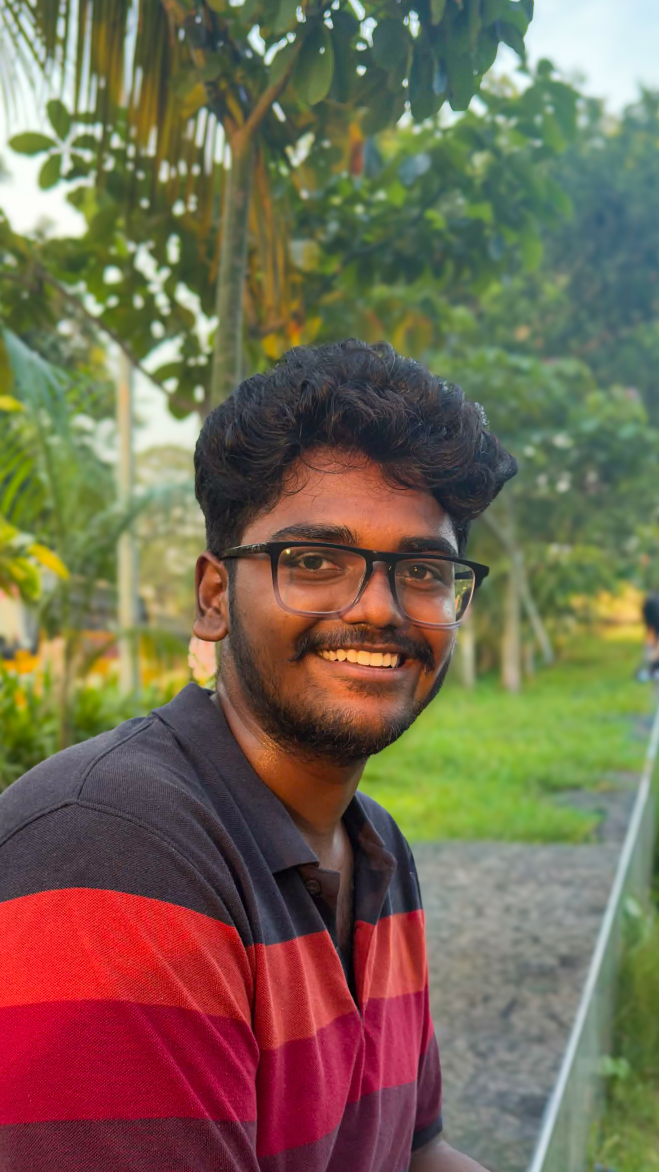
#> input picture IMG_0160.JPG, 1318 x 2344 px, found by its file name (shown at 1/2 size)
$ python portrait.py IMG_0160.JPG
#> lines starting #> are read from the running program, lines starting #| are printed output that depends on the picture
"""Build public/portrait.webp from the source photo.

Usage: python3 scripts/portrait.py IMG_0160.JPG
Full colour, as photographed (human override of the earlier duotone, 2026-09-30).
Cropped to head and shoulders (drops the bystander at the right edge); EXIF is not carried over.
"""
import sys
from PIL import Image, ImageOps

CROP = (240, 520, 1180, 1840)   # in source pixels (1318x2344)
WIDTH = 480                     # 2x the largest display width (240px)

img = ImageOps.exif_transpose(Image.open(sys.argv[1])).convert("RGB").crop(CROP)
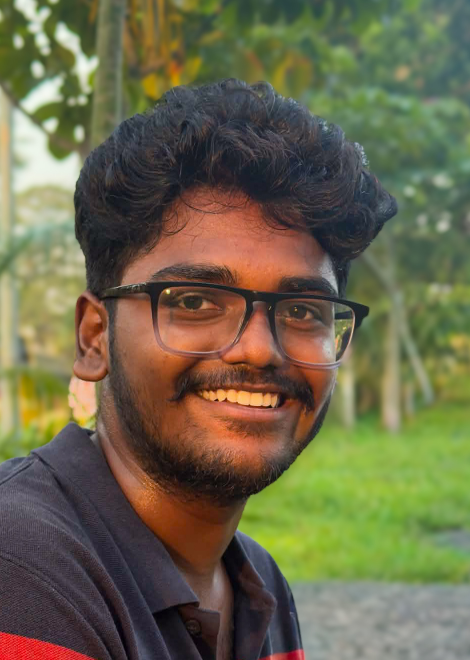
#> img: PIL image 940x1320 RGB (shown at 1/2 size); mean R, G, B 108.1, 103.6, 75.3
img = img.resize((WIDTH, round(WIDTH * img.height / img.width)), Image.LANCZOS)
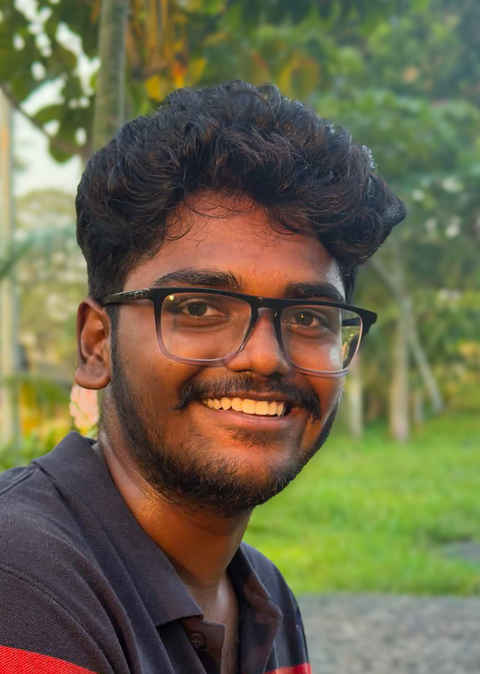
#> img: PIL image 480x674 RGB; mean R, G, B 108.1, 103.6, 75.3
img.save("public/portrait.webp", quality=82, method=6)  # no exif= argument, so metadata is dropped
print(img.size)
#| (480, 674)
